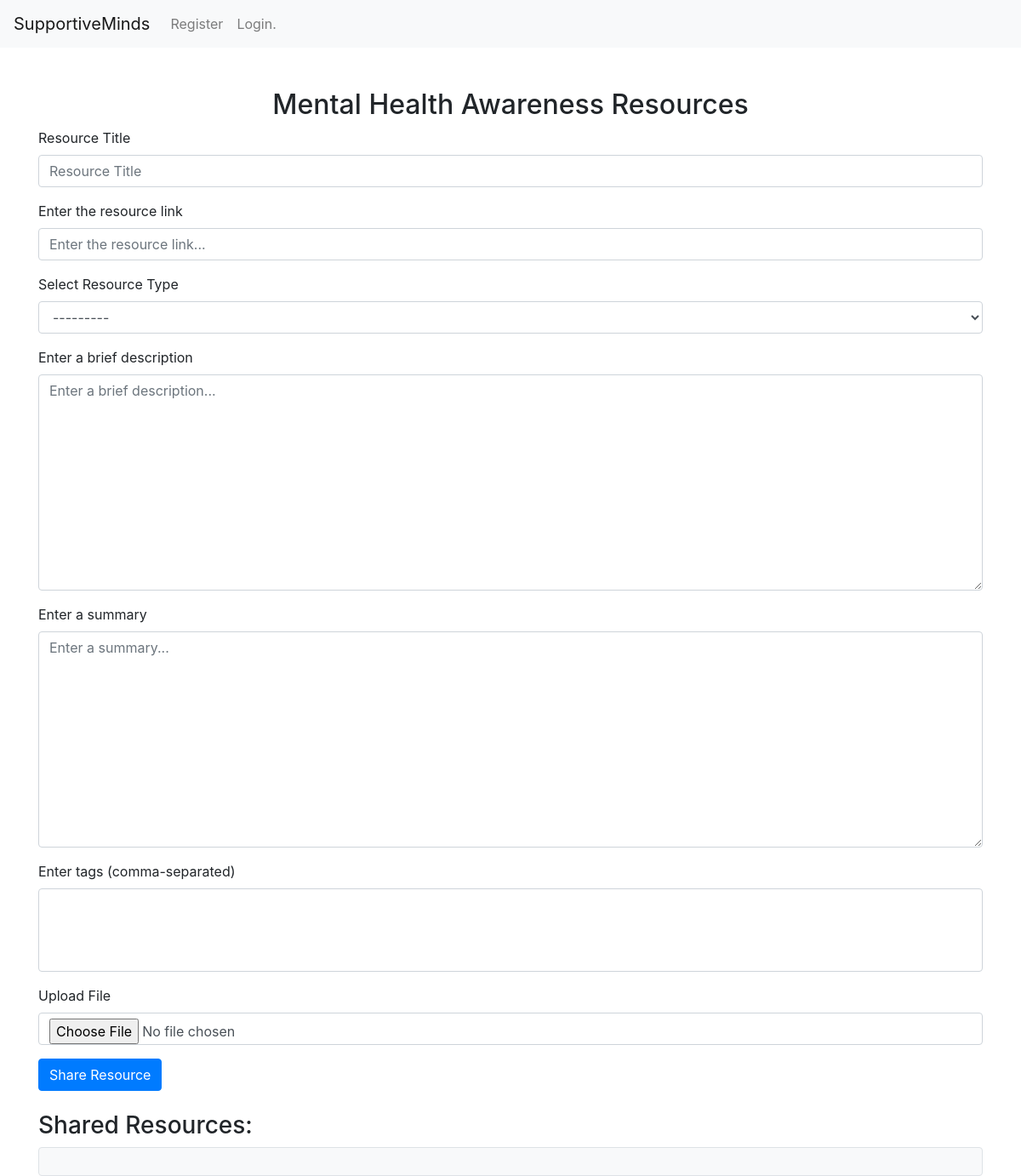
The page /ideas/ on the database as committed earlier.
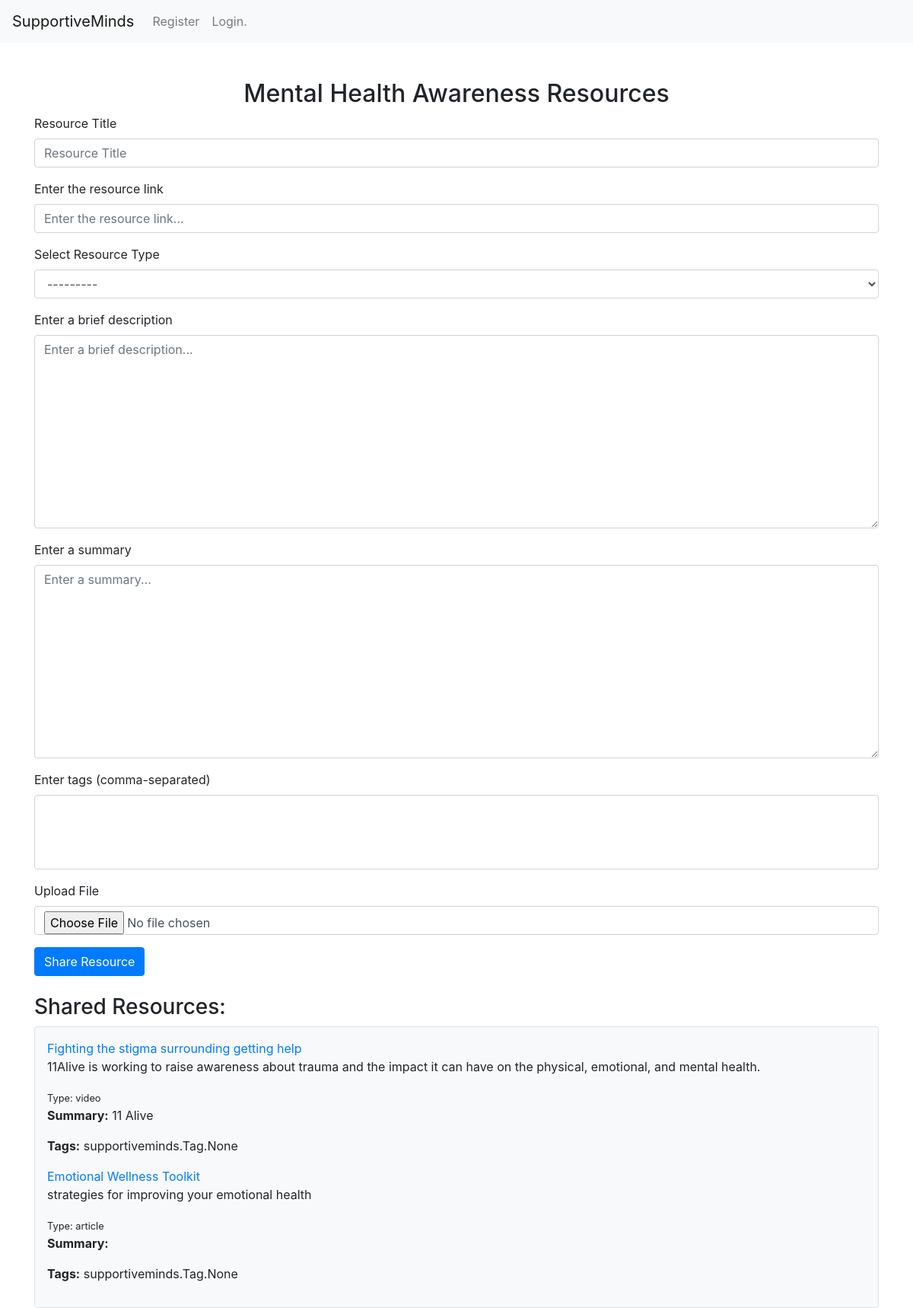
The same page on the database as committed later.
### supportiveminds/models.py (models this page shows, shortened)
class MentalHealthResource(models.Model):
    RESOURCE_TYPES = [
        ('article', 'Article'),
        ('video', 'Video'),
        ('podcast', 'Podcast'),
        ('infographic', 'Infographic'),
        ('other', 'Other'),
    ]
    title = models.CharField(max_length=255)
    resource_link = models.URLField(max_length=200)
    resource_type = models.CharField(max_length=20, choices=RESOURCE_TYPES)
    resource_description = models.TextField()
    summary = models.TextField(blank=True)
    user = models.ForeignKey(User, on_delete=models.CASCADE)
    created_at = models.DateTimeField(auto_now_add=True)
    tags = models.ManyToManyField(Tag, blank=True)
    is_private = models.BooleanField(default=False)
    file_upload = models.FileField(upload_to='uploads/', null=True, blank=True)

### supportiveminds/views.py (the view)
# urls.py: path('ideas/', resources_view, name='ideas' ),
def resources_view(request):
    resources = MentalHealthResource.objects.all().order_by('-created_at')
    if request.method == 'POST':
        form = MentalHealthResourceForm(request.POST, request.FILES)  # Include files
        if form.is_valid():
            resource = form.save(commit=False)
            resource.user = request.user  # Associate the resource with the logged-in user
            resource.save()
            return redirect('ideas')  # Redirect after successful submission
    else:
        form = MentalHealthResourceForm()
    context = {
        'resources': resources,
        'form': form,
    }
    return render(request, 'share_ideas.html', context)

### supportiveminds/forms.py
class MentalHealthResourceForm(forms.ModelForm):
    class Meta:
        model = MentalHealthResource
        fields = ['title', 'resource_link', 'resource_type', 'resource_description', 'summary', 'tags', 'file_upload']
    def __init__(self, *args, **kwargs):
        super(MentalHealthResourceForm, self).__init__(*args, **kwargs)
        self.fields['title'].widget.attrs.update({'class': 'form-control', 'placeholder': 'Resource Title'})
        self.fields['resource_link'].widget.attrs.update({'class': 'form-control', 'placeholder': 'Enter the resource link...'})
        self.fields['resource_type'].widget.attrs.update({'class': 'form-control'})
        self.fields['resource_description'].widget.attrs.update({'class': 'form-control', 'placeholder': 'Enter a brief description...'})
        self.fields['summary'].widget.attrs.update({'class': 'form-control', 'placeholder': 'Enter a summary...'})
        self.fields['tags'].widget.attrs.update({'class': 'form-control', 'placeholder': 'Enter tags (comma-separated)'})
        self.fields['file_upload'].widget.attrs.update({'class': 'form-control'})

### supportiveminds/templates/share_ideas.html (shortened to what this page needs)
{% extends 'base.html' %}
{% block content %}
<div class="container mt-5">
    <h2 class="text-center">Mental Health Awareness Resources</h2>
    <form method="post" enctype="multipart/form-data" id="resource-form">
        <div class="form-group">
            <label for="{{ form.title.id_for_label }}" class="form-label">Resource Title</label>
            {{ form.title }}
        </div>
        <div class="form-group">
            <label for="{{ form.resource_link.id_for_label }}" class="form-label">Enter the resource link</label>
            {{ form.resource_link }}
        </div>
        <div class="form-group">
            <label for="{{ form.resource_type.id_for_label }}" class="form-label">Select Resource Type</label>
            {{ form.resource_type }}
        </div>
        <div class="form-group">
            <label for="{{ form.resource_description.id_for_label }}" class="form-label">Enter a brief description</label>
            {{ form.resource_description }}
        </div>
        <div class="form-group">
            <label for="{{ form.summary.id_for_label }}" class="form-label">Enter a summary</label>
            {{ form.summary }}
        </div>
        <div class="form-group">
            <label for="{{ form.tags.id_for_label }}" class="form-label">Enter tags (comma-separated)</label>
            {{ form.tags }}
        </div>
        <div class="form-group">
            <label for="{{ form.file_upload.id_for_label }}" class="form-label">Upload File</label>
            {{ form.file_upload }}
        </div>
        <button type="submit" class="btn btn-primary">Share Resource</button>
    </form>
    <h3 class="mt-4">Shared Resources:</h3>
    <div id="shared-resources" class="border rounded p-3" style="background-color: #f8f9fa;">
        {% for resource in resources %}
            <div class="mb-3">
                <a href="{{ resource.resource_link }}" target="_blank" class="text-primary">{{ resource.title }}</a>
                <p>{{ resource.resource_description }}</p>
                <small>Type: {{ resource.resource_type }}</small>
                <p><strong>Summary:</strong> {{ resource.summary }}</p>
                <p><strong>Tags:</strong> {{ resource.tags }}</p>
            </div>
        {% endfor %}
    </div>
</div>
{% endblock %}

Rows that differ between the two databases and show on the page:
added MentalHealthResource: title "Fighting the stigma surrounding getting help", resource_description "11Alive is working to raise awareness about trauma and the impact it can have on the physical, emotional, and mental health.", resource_type "video", summary "11 Alive", tags "supportiveminds.Tag.None"
added MentalHealthResource: title "Emotional Wellness Toolkit", resource_description "strategies for improving your emotional health", resource_type "article", tags "supportiveminds.Tag.None"
